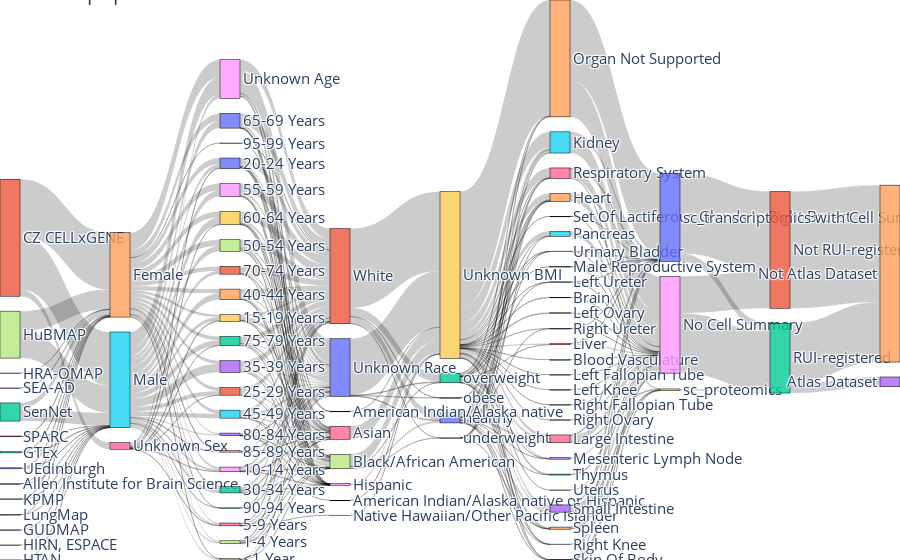

The code cell stored with this chart in its notebook:
### Markdown cell above
## Visualize

### Code cell
sankey_data = go.Sankey(
    node=dict(
        pad=30,  # Padding between nodes
        thickness=20,  # Node thickness
        line=dict(color="black", width=0.5),
        label=nodes['name'].tolist()  # Use the 'name' column as node labels
    ),
    link=dict(
        # Indices of source nodes from 'source_idx'
        source=prep_links['source'],
        # Indices of target nodes from 'target_idx'
        target=prep_links['target'],
        value=prep_links['value']  # Values for the links
    )
)

# Step 2: Create the layout for the Sankey diagram
layout = go.Layout(
    title="HRApop Universe",
    font=dict(size=15),
    # width=1650,  # width in pixels
    # height=800   # height in pixels
)

# Step 3: Create the figure and plot
fig = go.Figure(data=[sankey_data], layout=layout)

# Make the figure responsive
fig.update_layout(
    autosize=True,
    margin=dict(l=0, r=0, t=0, b=0),
)

fig.show()

### Figure 1 — Plotly figure (JSON) as saved in the notebook; plotly's stock layout.template omitted (floating-point values rounded to 4 significant figures; data arrays with more than 128 entries replaced by an {"elided": "..."} marker saying what was removed)
{"data": [{"link": {"source": {"elided": "306 int values"}, "target": {"elided": "306 int values"}, "value": {"elided": "306 int values"}}, "node": {"label": ["Allen Institute for Brain Science", "CZ CELLxGENE", "GTEx", "GUDMAP", "HIRN, ESPACE", "HRA-OMAP", "HTAN", "HuBMAP", "KPMP", "LungMap", "SEA-AD", "SPARC", "SenNet", "UEdinburgh", "Female", "Male", "Unknown Sex", "1-4 Years", "10-14 Years", "15-19 Years", "20-24 Years", "25-29 Years", "30-34 Years", "35-39 Years", "40-44 Years", "45-49 Years", "5-9 Years", "50-54 Years", "55-59 Years", "60-64 Years", "65-69 Years", "70-74 Years", "75-79 Years", "80-84 Years", "85-89 Years", "90-94 Years", "95-99 Years", "<1 Year", "Unknown Age", "Unknown BMI", "healthy", "obese", "overweight", "underweight", "American Indian/Alaska native", "American Indian/Alaska native or Hispanic", "Asian", "Black/African American", "Hispanic", "Native Hawaiian/Other Pacific Islander", "Unknown Race", "White", "Blood Vasculature", "Brain", "Heart", "Kidney", "Large Intestine", "Left Fallopian Tube", "Left Knee", "Left Ovary", "Left Ureter", "Liver", "Male Reproductive System", "Mesenteric Lymph Node", "Organ Not Supported", "Pancreas", "Respiratory System", "Right Fallopian Tube", "Right Knee", "Right Ovary", "Right Ureter", "Set Of Lactiferous Glands In Right Breast", "Skin Of Body", "Small Intestine", "Spleen", "Thymus", "Urinary Bladder", "Uterus", "No Cell Summary", "sc_proteomics", "sc_transcriptomics with Cell Summary", "Not RUI-registered", "RUI-registered", "Atlas Dataset", "Not Atlas Dataset"], "line": {"color": "black", "width": 0.5}, "pad": 30, "thickness": 20}, "type": "sankey"}], "layout": {"autosize": true, "font": {"size": 15}, "margin": {"b": 0, "l": 0, "r": 0, "t": 0}, "title": {"text": "HRApop Universe"}}}
